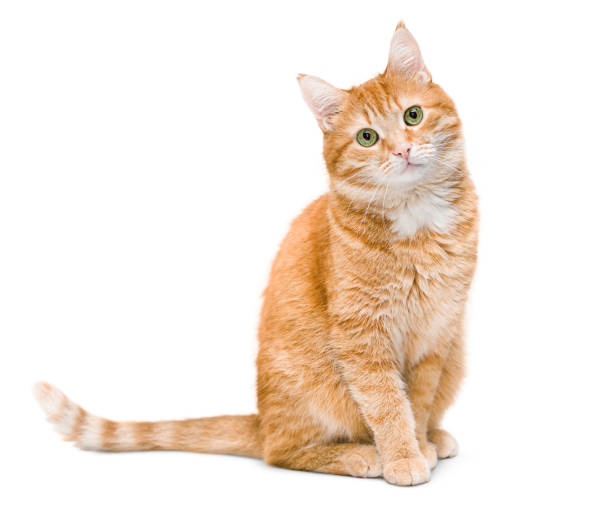
%> input picture Cat_1.jpg, 612 x 531 px
$ octave --eval "question_13('Cat_1.jpg');"   (GNU Octave 9; MATLAB toolbox functions it lacks are replaced by stand-ins)
%> lines starting %> are read from the running program, lines starting %| are printed output that depends on the picture; in (x1, y1, x2, y2) boxes, pixels count from 0 and x2, y2 are one past the last pixel; in counts of white or black regions, pixels touching at a corner belong together; the program's own positions count from 1
function question_13(image_path)
%> called with image_path = 'Cat_1.jpg'
  % question_13 - Convert image to grayscale and HSV
  %
  % Usage:
  %   question_13('Pink_Flower.png')

  img = imread(image_path);
%> img is the input picture: size 531x612x3 uint8; mean R, G, B 245.6, 234.5, 224.7

  % Convert to grayscale
  gray = rgb2gray(img);
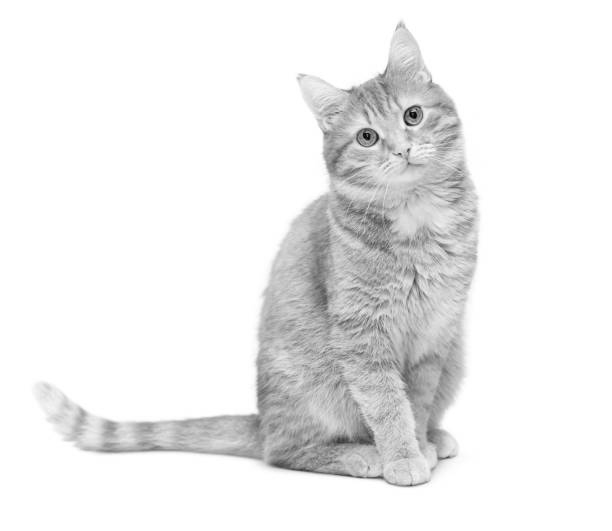
%> gray: size 531x612 uint8; min 2, max 255, mean 236.7

  % Convert to HSV
  hsv_img = rgb2hsv(img);
%> hsv_img: size 531x612x3 double; mean H, S, V 0.0254, 0.0979, 0.963

  % Edge detection on grayscale
  edges = edge(gray, 'sobel');
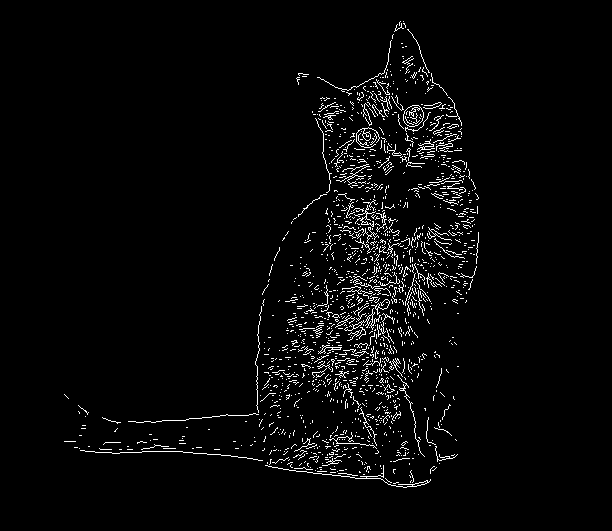
%> edges: size 531x612 logical; 3.1% white in thin lines or dots, all inside (x1, y1, x2, y2) = (64, 21, 479, 488)

  % Thresholding (basic segmentation)
  seg = gray > 100;
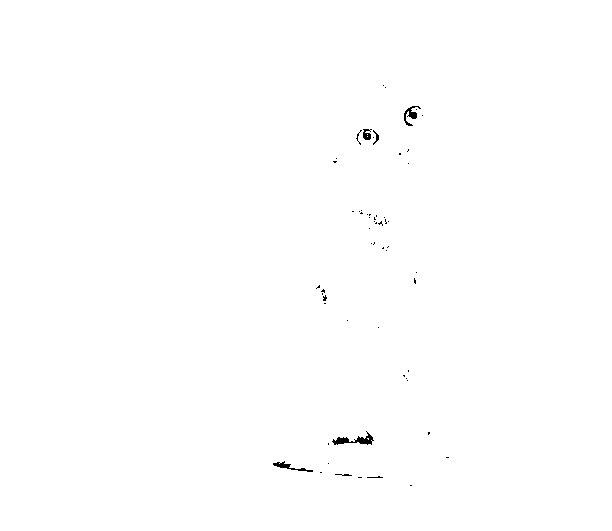
%> seg: size 531x612 logical; 99.8% white; 59 black regions (52 under 20 px), largest, box (x1, y1, x2, y2) and area: (332, 431, 374, 445) 217, (404, 106, 421, 126) 125, (273, 461, 313, 472) 121

  % Display
  figure;
  subplot(2,3,1); imshow(img); title('Original RGB');
  subplot(2,3,2); imshow(gray); title('Grayscale');
  subplot(2,3,3); imshow(hsv_img); title('HSV');
  subplot(2,3,4); imshow(edges); title('Edges (Sobel on Gray)');
  subplot(2,3,5); imshow(seg); title('Threshold Segmentation');
end

$ run again, on Cat_2.jpg
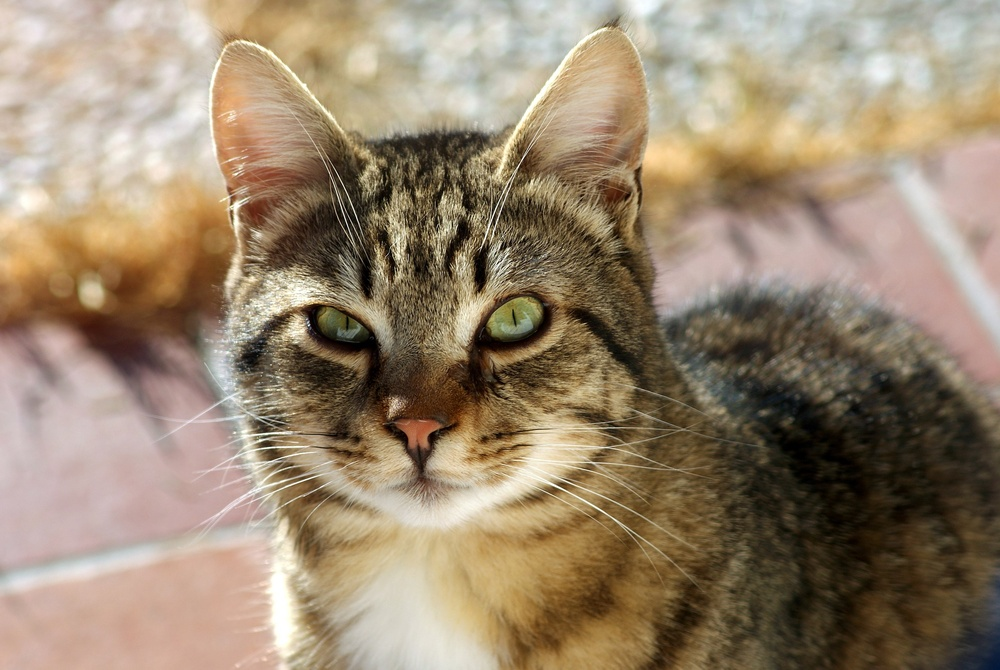
%> input picture Cat_2.jpg, 1000 x 670 px, shrunk from 2560 x 1714 before the run
%> in question_13, img is the input picture: size 670x1000x3 uint8; mean R, G, B 152.8, 134.8, 111.9
%> hsv_img: size 670x1000x3 double; mean H, S, V 0.12, 0.329, 0.601
%> in question_13, `edges = edge(gray, 'sobel');`:
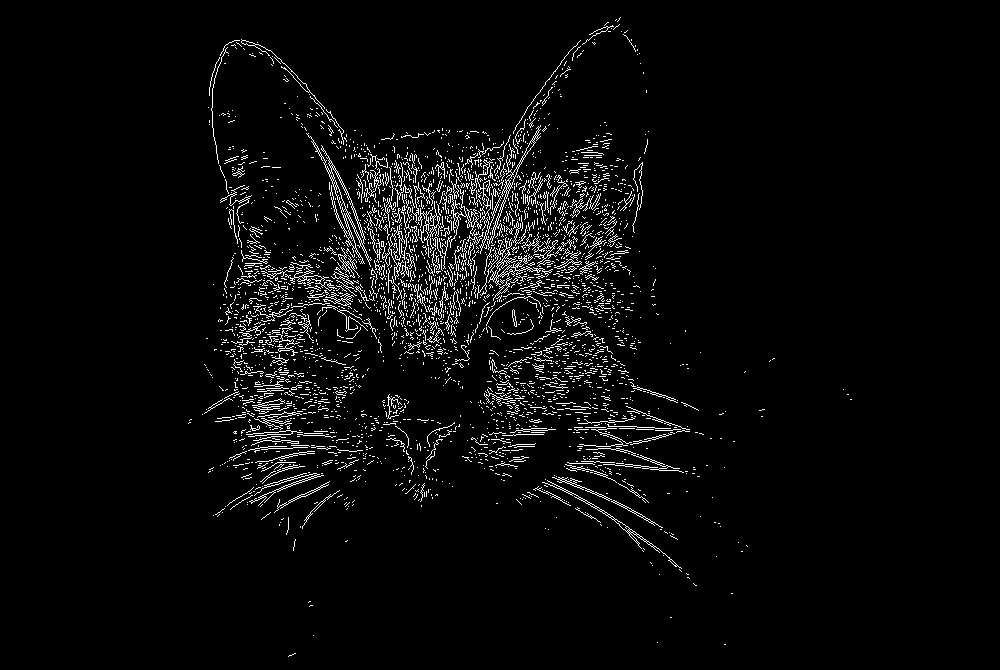
%> edges: size 670x1000 logical; 3.8% white in thin lines or dots, all inside (x1, y1, x2, y2) = (188, 17, 852, 657)
%> in question_13, `seg = gray > 100;`:
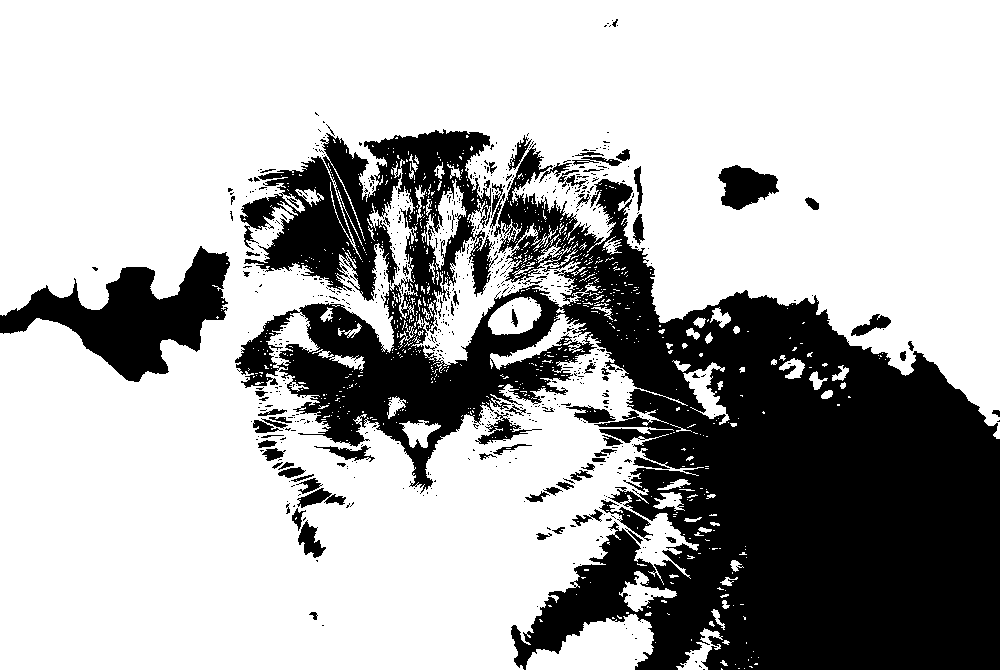
%> seg: size 670x1000 logical; 69% white; 710 black regions (629 under 20 px), largest, box (x1, y1, x2, y2) and area: (235, 129, 1000, 670) 181935, (0, 246, 230, 382) 13004, (718, 165, 779, 210) 1759
